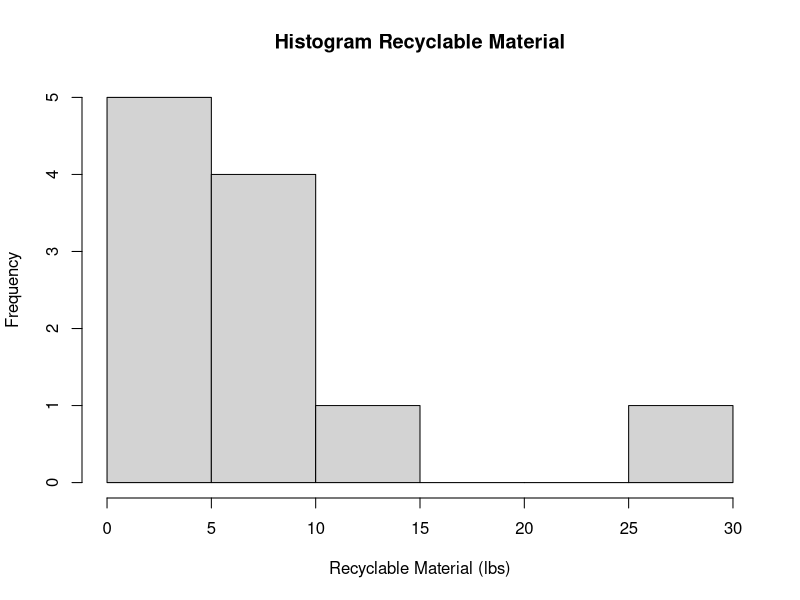
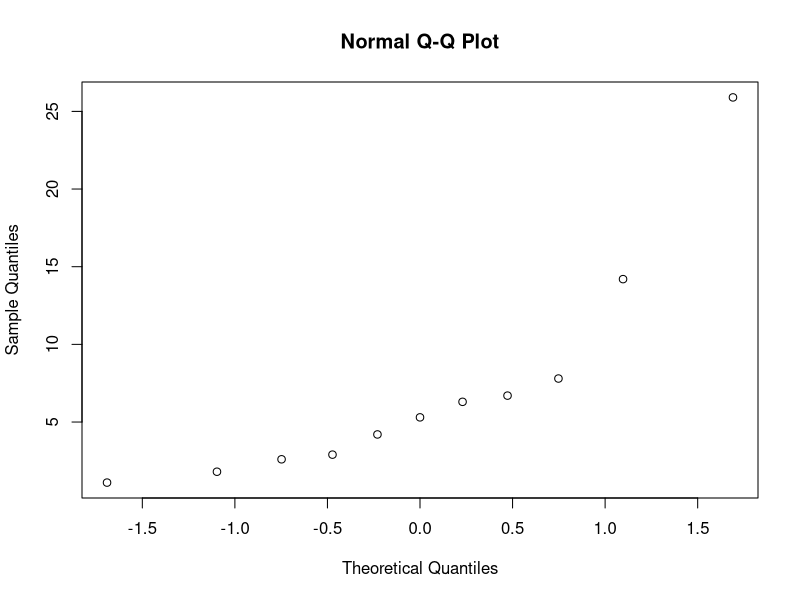
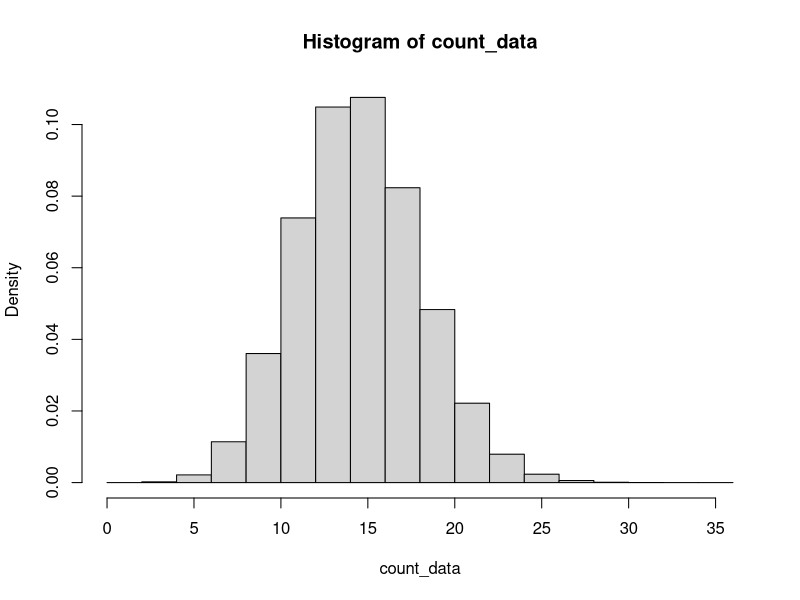
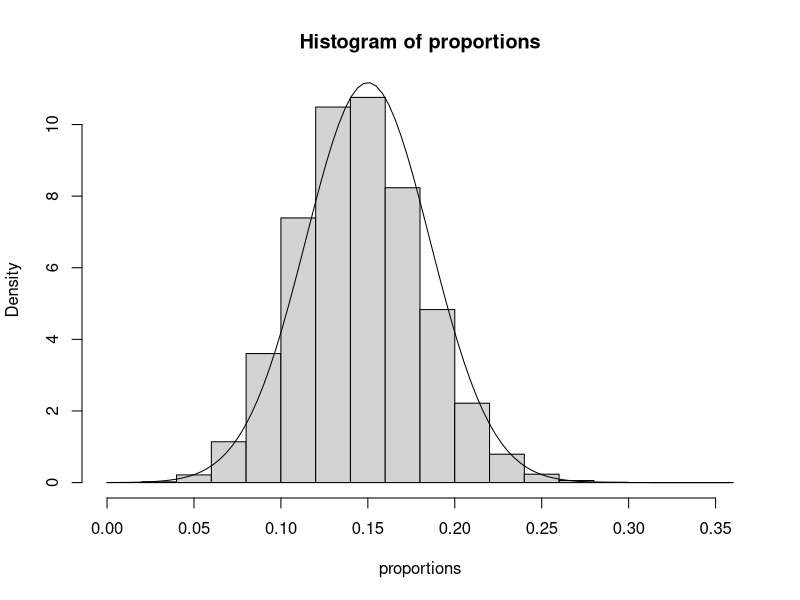
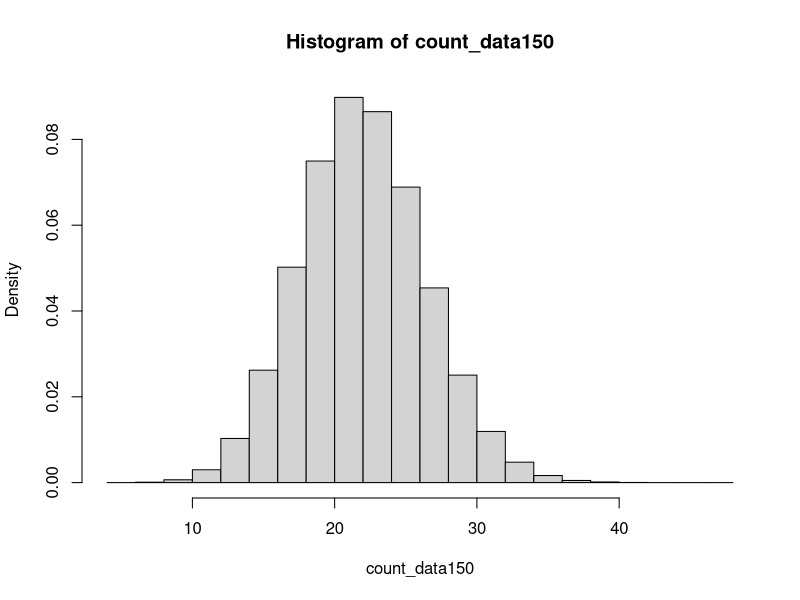
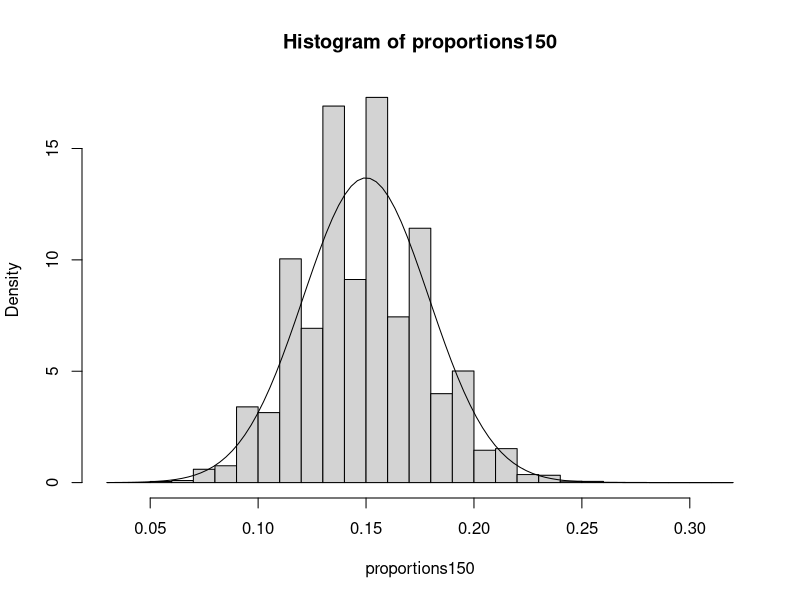
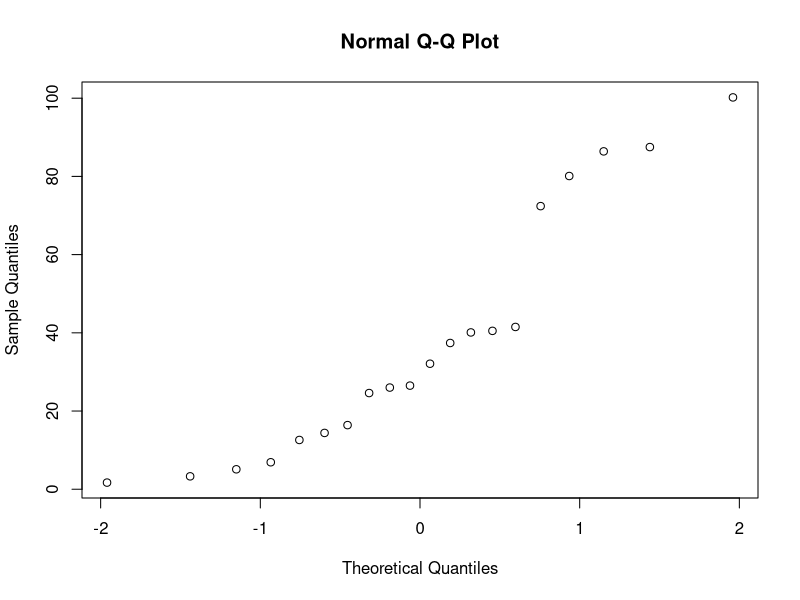
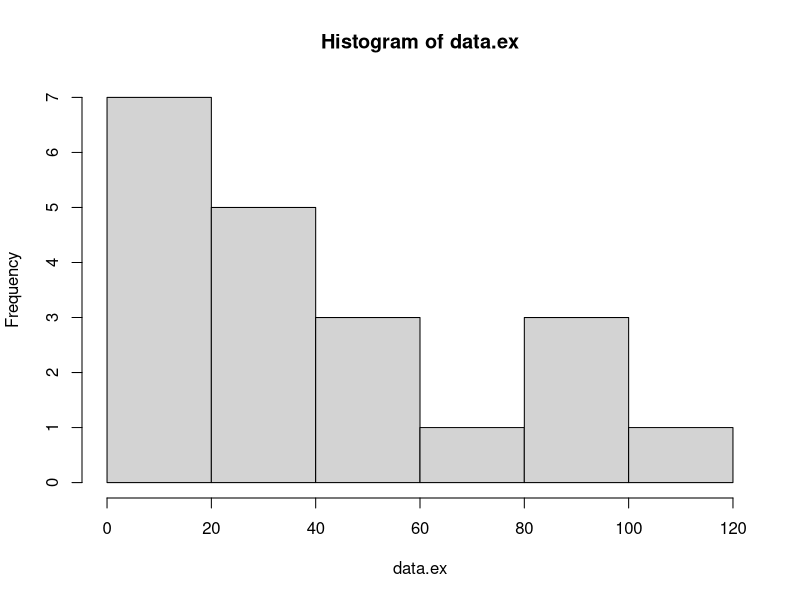

Source code (R) for these figures, in order:
## ---- chunk 1
knitr::opts_chunk$set(echo = TRUE)
## ---- chunk 2
recycle<-c(14.2, 5.3, 2.9, 4.2, 1.8, 6.3, 1.1, 2.6, 6.7, 7.8, 25.9)
mean(recycle); median(recycle)
sd(recycle); IQR(recycle)

hist(recycle, main="Histogram Recyclable Material", xlab="Recyclable Material (lbs)")

qqnorm(recycle)
sum(dbinom(x=5:11, size=11, prob=.5)) 
binom.test(x=5, n=11, p=.5, alternative="greater") 
pbinom(q=4, size=11, prob=.5)
## ---- chunk 3
sqrt((.15*.85)/100)
## ---- chunk 4
#Binomial
count_data<-rbinom(1000000, size=100,prob=.15)
hist(count_data, freq=FALSE)
mean(count_data)    #close to 15
sd(count_data)   
sqrt(100*.15*.85)   #sqrt(npq)=

#Proportions
proportions<-count_data/100
hist(proportions, freq=FALSE); curve(dnorm(x, mean=.15, sd=sqrt(.15*.85/100)), add=TRUE)
mean(proportions)
sd(proportions)
sqrt(.15*.85/100)
## ---- chunk 5
1.645*0.0357+0.15
(.20-.15)/.0357
1-pnorm(1.40056)

#Binomial
count_data150<-rbinom(1000000, size=150,prob=.15)
hist(count_data150, freq=FALSE)
mean(count_data150)    #close to 15
sd(count_data150)   
sqrt(150*.15*.85)   #sqrt(npq)=

#Proportions
proportions150<-count_data150/150
hist(proportions150, freq=FALSE); curve(dnorm(x, mean=.15, sd=sqrt(.15*.85/150)), add=TRUE)
mean(proportions150)
sd(proportions150)
sqrt(.15*.85/150)
(.20-.15)/.0292
1-pnorm(1.712329)
## ---- chunk 6
data.ex<-c(1.7, 3.3, 5.1, 6.9, 12.6, 14.4, 16.4, 24.6, 26.0, 26.5, 32.1, 37.4, 40.1, 40.5, 41.5, 72.4, 80.1, 86.4, 87.5, 100.2)
qqnorm(data.ex)
hist(data.ex)

#Sign Test
binom.test(6, 20, .5, "less")
binom.test(14, 20, .5, "greater")
sum(dbinom(x=0:6,size=20, prob=.5))
round(dbinom(x=0:6,size=20, prob=.5),3)
round(dbinom(x=0:20, size=20, prob=.5), 3)
pbinom(q=6, size=20, prob=.5)

#1 sample proportion:
sqrt(.5*.5/20)
1-pnorm(1.788854)
